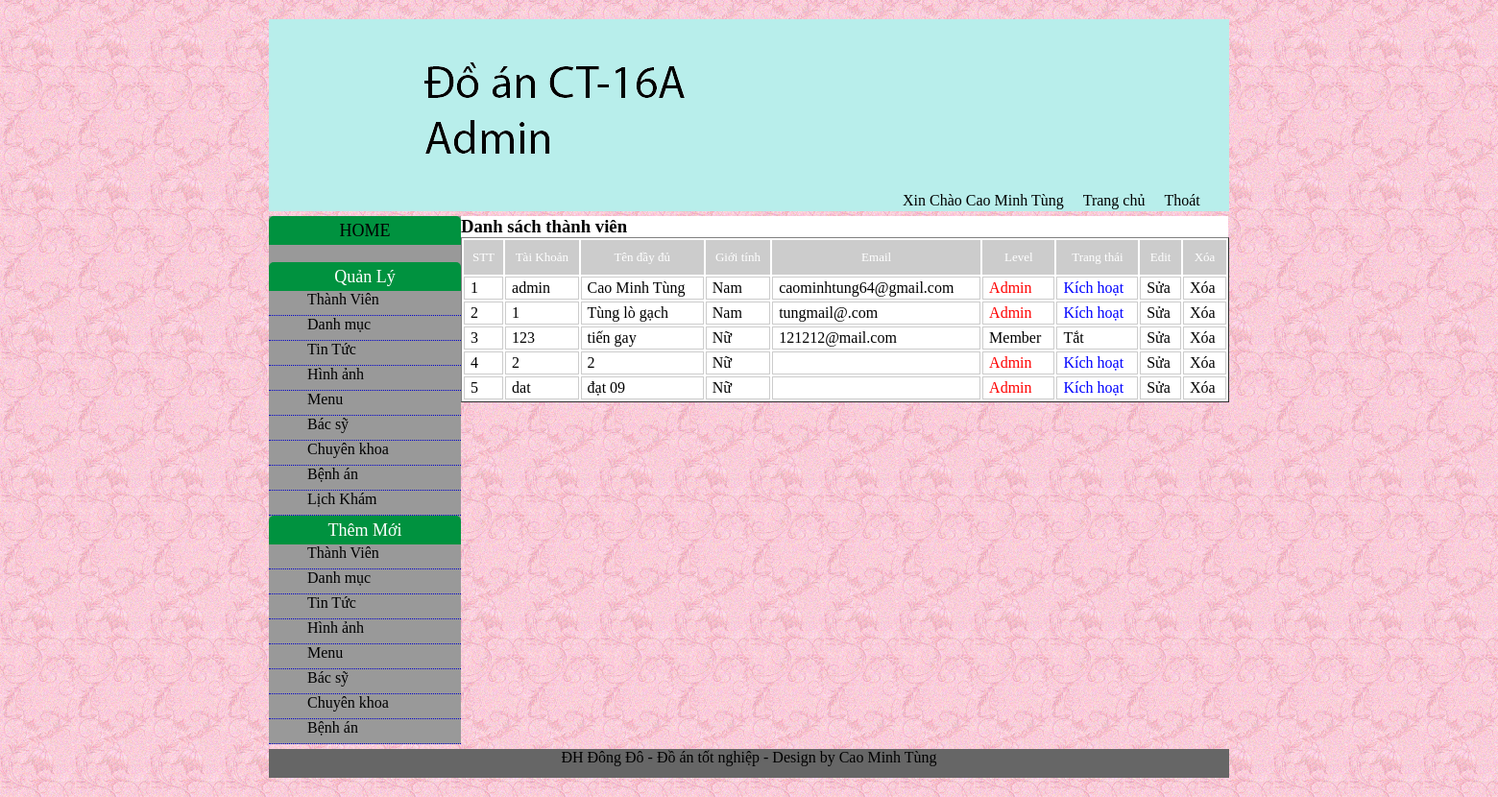
Screenshot of /admin/quantri.php?page=user&act=list (signed in) with the database file from the repository.
### tables this page shows
CREATE TABLE IF NOT EXISTS `user` (
  `user_id` int(10) unsigned NOT NULL AUTO_INCREMENT,
  `user_taikhoan` varchar(100) NOT NULL,
  `user_matkhau` varchar(100) NOT NULL,
  `user_tendaydu` varchar(150) NOT NULL,
  `user_gioitinh` char(1) NOT NULL,
  `user_phone` varchar(100) NOT NULL,
  `user_email` varchar(150) NOT NULL,
  `user_level` int(10) NOT NULL,
  `user_trangthai` int(1) NOT NULL,
  PRIMARY KEY (`user_id`)
);

### admin/modul/user/list.php (the view, shortened to what this page needs)
<h3>Danh sách thành viên</h3>
<?php
	$sql = "select *from user";
	$result = mysql_query($sql);
?>
<table width="800" height="57" border="1">
  <tr class="title">
    <td>STT</td>
    <td>Tài Khoản</td>
    <td>Tên đầy đủ</td>
    <td>Giới tính</td>
    <td>Email</td>
    <td>Level</td>
    <td>Trang thái</td>
    <td>Edit</td>
    <td>Xóa</td>
  </tr>
  <?php	$stt = 1; while($data = mysql_fetch_assoc($result)) { ?>
  	<tr>
    	<td><?php echo $stt; ?></td>
        <td><?php echo $data['user_taikhoan']; ?></td>
        <td><?php echo $data['user_tendaydu']; ?></td>
        <td><?php if($data['user_gioitinh'] == 1){echo "Nam";}else{echo  "Nữ";} ?></td>
        <td><?php echo $data["user_email"]; ?></td>
        <td><?php if($data['user_level'] == 1){echo "<font color='#FF0000'>Admin</font>";}else{echo "Member";} ?></td>
        <td><?php if($data['user_trangthai'] == 1){echo "<font color='#0000FF'>Kích hoạt</font>";}else{echo "Tắt";} ?></td>
        <td><a href="<?php echo BASEURL."admin/quantri.php?page=user&act=edit&uid=".$data['user_id']; ?>">Sửa</a></td>
        <td><a href="<?php echo BASEURL."admin/quantri.php?page=user&act=del&uid=".$data['user_id']; ?>" onclick="return askconfim()">Xóa</a></td>
    </tr>
  <?php $stt++; } ?>
</table>

### admin/style.css (style rules this page uses)
* { margin:0px; padding:0px }
a { text-decoration:none; color:#000 }
body { background:url(images/background_03.png) repeat }
.title { width:200px; height:30px; background:#00923f; border-top-left-radius:5px;border-top-right-radius:5px; line-height:30px; text-align:center; color:#FFF; font-size:18px }

### admin/modul/user/list.php (style rules this page uses)
td { border:1px solid #CCC; padding:2px 6px; }
tr.title td { background:#CCC; text-align:center; color:#FFF; font-size:13px }

### rows the page displays
user: user_taikhoan "admin", user_tendaydu "Cao Minh Tùng", user_gioitinh "Nam", user_email "caominhtung64@gmail.com", user_level "Admin", user_trangthai "Kích hoạt"
user: user_taikhoan "1", user_tendaydu "Tùng lò gạch", user_gioitinh "Nam", user_email "tungmail@.com", user_level "Admin", user_trangthai "Kích hoạt"
user: user_taikhoan "123", user_tendaydu "tiến gay", user_gioitinh "Nữ", user_email "121212@mail.com", user_level "Member", user_trangthai "Tắt"
user: user_taikhoan "2", user_tendaydu "2", user_gioitinh "Nữ", user_level "Admin", user_trangthai "Kích hoạt"
user: user_taikhoan "dat", user_tendaydu "đạt 09", user_gioitinh "Nữ", user_level "Admin", user_trangthai "Kích hoạt"

### other values shown
$_SESSION['fullname'] "Cao Minh Tùng"
